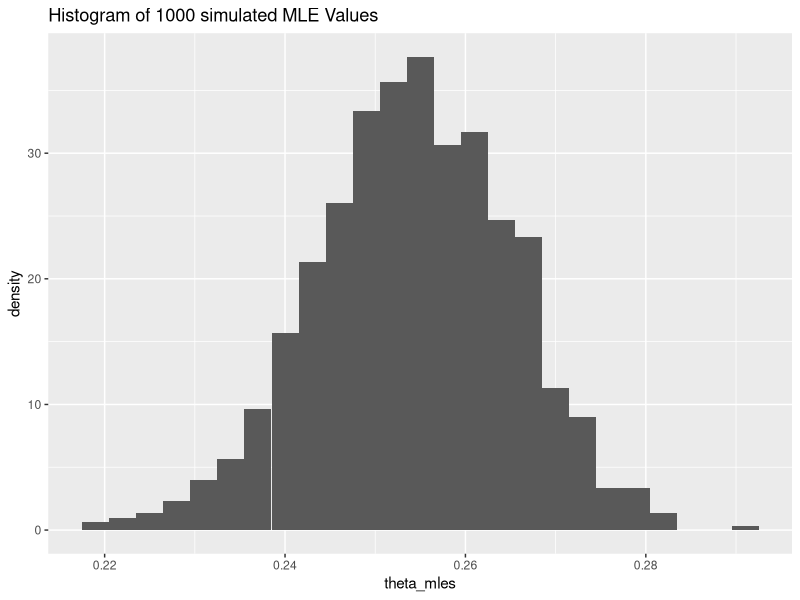

Recreate this plot in R.
## ---- chunk 1
library(tidyverse)
## ---- chunk 2

## ---- chunk 3
set.seed(342)

#initialize all the values
theta_hat <- .3065
x1 <- 83
x2 <- 447
x3 <- 470
n <- x1 + x2 + x3

#write function to calculate MLE for each sample of x
theta_mle <- function(x){
  x1 <- x[1]
  x2 <- x[2]
  x3 <- x[3]
  return((2*x1+x2)/(2*(x1+x2+x3)))
}

#write function to do num_trials simulations of a multinomial
#with hardy weinberg probability weights with theta as a parameter
hw_multinom <- function(theta){
  theta_1 <- theta^2
  theta_2 <- theta*(1-theta)
  theta_3 <- (1-theta)^2
  hw_p <- c(theta_1,theta_2,theta_3)
  #rmultinom will return a num_vars x 1 matrix 
  #(in our case we would have 3x1)
  #so each column represents the simulated values for x1,x2,x3 in a given trial
  samps = rmultinom(n = 1,size=n,p=hw_p)
  #find MLE of the sample
  theta_mle(samps)
}


B <- 1000

sims <- hw_multinom(theta_hat)

theta_mles <- c()

#use for loop to get each column of the sims as an argument
for(i in 1:B){
 theta_mles[i] <- hw_multinom(theta_hat)
}

## ---- chunk 4
#around .0023
rule_of_thumb <- (max(theta_mles)-min(theta_mles))/sqrt(1000)

ggplot() + geom_histogram(aes(x=theta_mles,y=..density..),binwidth = .003)+
  labs(title='Histogram of 1000 simulated MLE Values')
## ---- chunk 5
sd(theta_mles)
## ---- chunk 6
theta_var <- (theta_hat*(1-theta_hat)/(2*n))
sqrt(theta_var)
